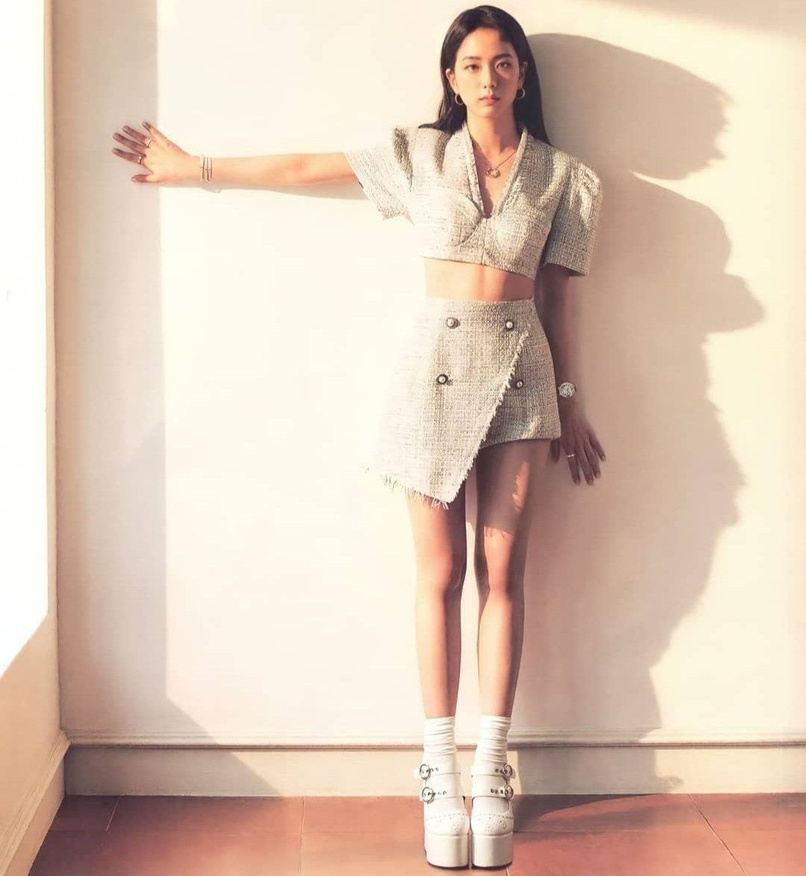
#> input picture Experiments/Toan/jisoo.jpg, 806 x 876 px, shrunk from 1080 x 1174 before the run
$ python draw.py
#> lines starting #> are read from the running program, lines starting #| are printed output that depends on the picture; after the words box and inside, x2 and y2 are one past the last pixel; in counts of white or black regions, pixels touching at a corner belong together
import cv2
import numpy as np

# Tạo một mảng numpy chứa các tọa độ xy
points = np.array([[
                    [681.48, 528.99],
                    [567.5, 520.31],
                    ]], dtype=np.int32)

# Đọc bức ảnh 'jisoo.jpg'
img = cv2.imread('jisoo.jpg')
#> img is the input picture: shape (876, 806, 3); mean B, G, R 182.2, 199.5, 221.6

# Vẽ các điểm chấm màu khác nhau lên các tọa độ này
for point in points[0]:
    x = int(point[0])
    y = int(point[1])
    cv2.circle(img,(x,y), radius=10, color=np.random.randint(0,255), thickness=-1)
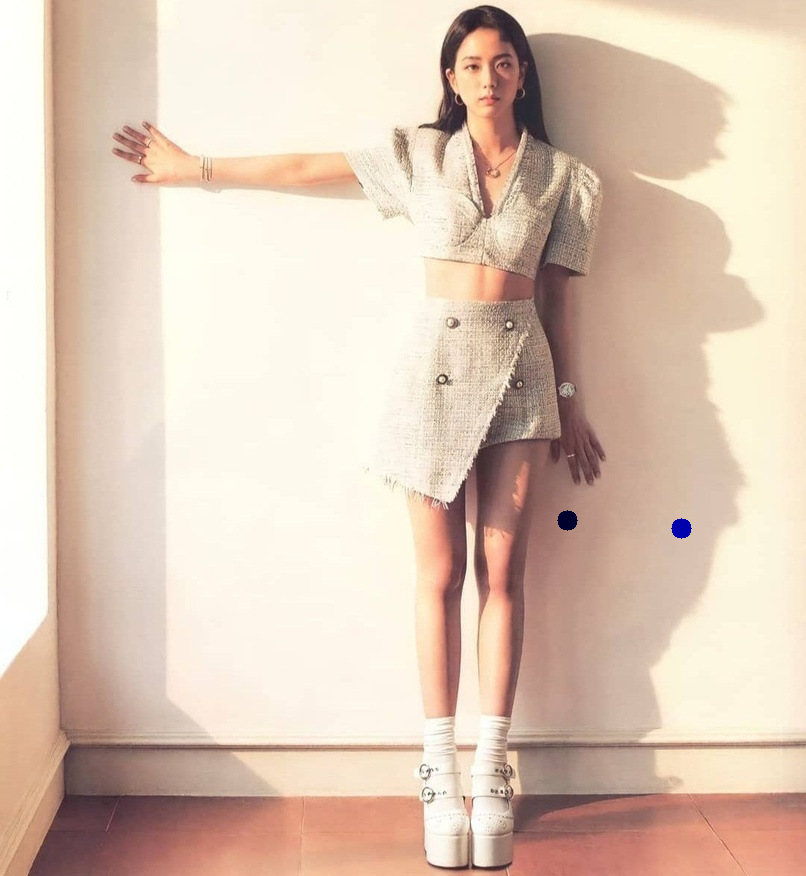
#> img: shape (876, 806, 3); 0.09% of pixels changed, all inside (x1, y1, x2, y2) = (557, 510, 692, 539)

# Lưu kết quả ra một folder tên là 'results'
cv2.imwrite('results/image.jpg', img)
